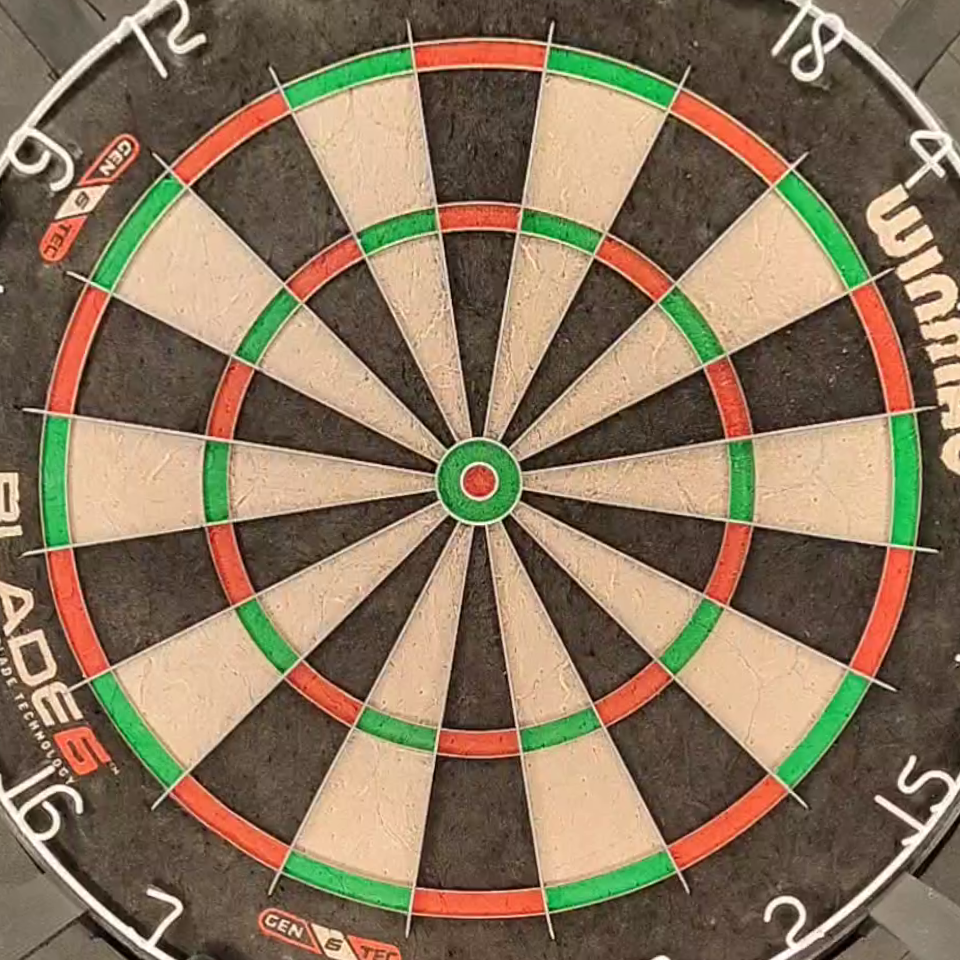
#> input picture pics/board_corrected.png, 960 x 960 px, given in place of dart_normal.mp4, which was not available
$ python game_realtime.py
#> lines starting #> are read from the running program, lines starting #| are printed output that depends on the picture; after the words box and inside, x2 and y2 are one past the last pixel; in counts of white or black regions, pixels touching at a corner belong together; pictures that were not available may be replaced by others from this repository, and a replacement may not be noted
# SKRYPT DO DETEKCJI RZUTÓW REALTIME
import cv2
import numpy as np
import os
import json
import math

# --- KONFIGURACJA SYSTEMU ---
PROJECT_ROOT = os.path.dirname(os.path.abspath(__file__))
VIDEO_PATH = os.path.join(PROJECT_ROOT, "dart_normal.mp4")
JSON_PATH = os.path.join(PROJECT_ROOT, "calibration_data.json")

# 1. Parametry Obrazu i Filtrów (Jakość obrazu)
BLUR_KERNEL_SIZE = (5, 5)       # Rozmycie obrazu (wygładzanie szumów kamery)
MORPH_GLUE_SIZE = (3, 3)        # "Klej" (Close) - łączy rozerwane elementy rzutki
MORPH_CLEAN_SIZE = (2, 2)       # "Czyszczenie" (Open) - usuwa drobny piasek/szum

# 2. Parametry Detekcji Ruchu (Czułość)
MOTION_THRESHOLD = 30           # Próg różnicy kolorów (0-255). Mniej = czulej.
STABILITY_PIXEL_LIMIT = 35      # Ile pikseli może drgać, żeby uznać obraz za stabilny
MIN_FRAMES_STABLE = 15          # Ile klatek musi być stabilnie, żeby zaliczyć rzut

# 3. Parametry Logiki (Rozmiary obiektów)
MIN_AREA_DART = 1000            # Minimalna wielkość rzutki (px)
MAX_AREA_DART = 7000            # Maksymalna wielkość rzutki (px)
MAX_PLAYER_AREA = 7000          # Powyżej tego uznajemy, że to człowiek (Reset)
MIN_NOISE_AREA = 900            # Filtr końcowy: ignoruj obiekty mniejsze niż to (px)

# 4. Parametry Gry
CANVAS_SIZE = (960, 960)
SCORE_MAP = [6, 13, 4, 18, 1, 20, 5, 12, 9, 14, 11, 8, 16, 7, 19, 3, 17, 2, 15, 10]


# --- WCZYTANIE KALIBRACJI TARCZY ---
if not os.path.exists(JSON_PATH):
    print("Błąd: Brak pliku calibration_data.json!")
    exit()

with open(JSON_PATH, 'r') as f:
#> (reads calibration_data.json from the repository)
    calib_data = json.load(f)
    MATRIX = np.array(calib_data["perspective_matrix"])
    CENTER = tuple(calib_data["center"])
    RADIUS = calib_data["radius"]

print(f"--- START SYSTEMU ---")
print(f"Promień tarczy: {RADIUS:.1f}px")
print(f"Filtry: Blur={BLUR_KERNEL_SIZE}, Glue={MORPH_GLUE_SIZE}, Clean={MORPH_CLEAN_SIZE}")
print(f"Logika: MinDart={MIN_AREA_DART}, NoiseFilter={MIN_NOISE_AREA}")

# --- FUNKCJE POMOCNICZE ---
# [45 lines left out: functions transform_point, calculate_score, find_tip_in_cloud, not called in this run]

# --- PĘTLA GŁÓWNA ---
cap = cv2.VideoCapture(VIDEO_PATH)
ret, first_frame = cap.read()
#> first_frame is the input picture: shape (960, 960, 3); mean B, G, R 93, 117.2, 136.9
if not ret: exit()

# Inicjalizacja tła
raw_crop = first_frame[200:1280, :]
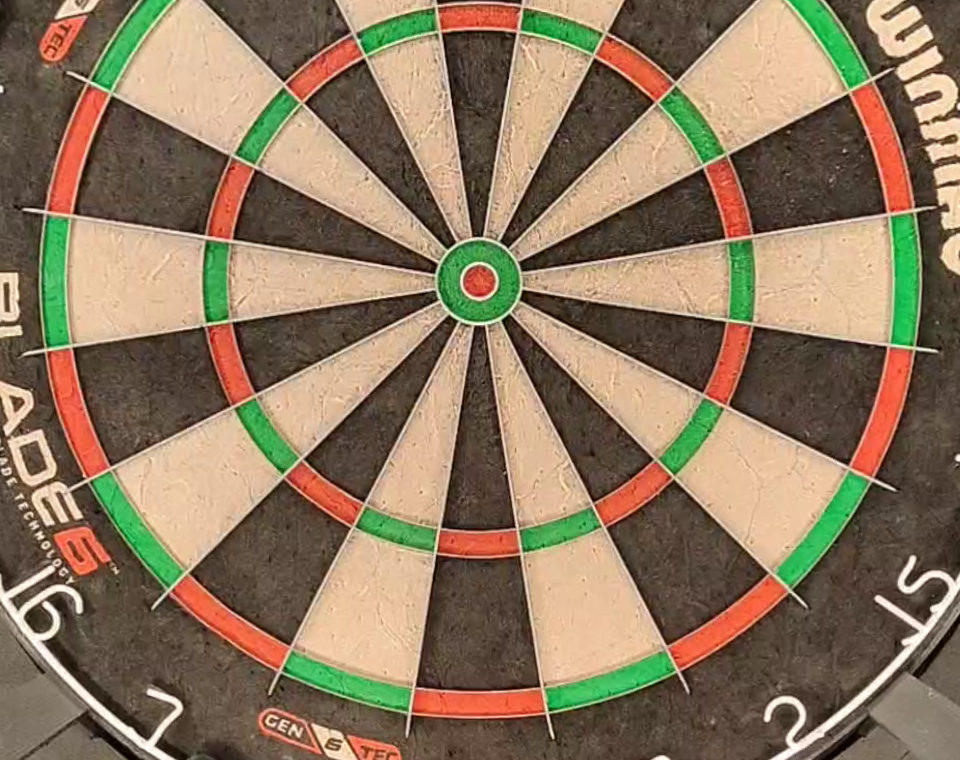
#> raw_crop: shape (760, 960, 3); mean B, G, R 94.5, 119.6, 140.2
gray_bg = cv2.cvtColor(raw_crop, cv2.COLOR_BGR2GRAY)
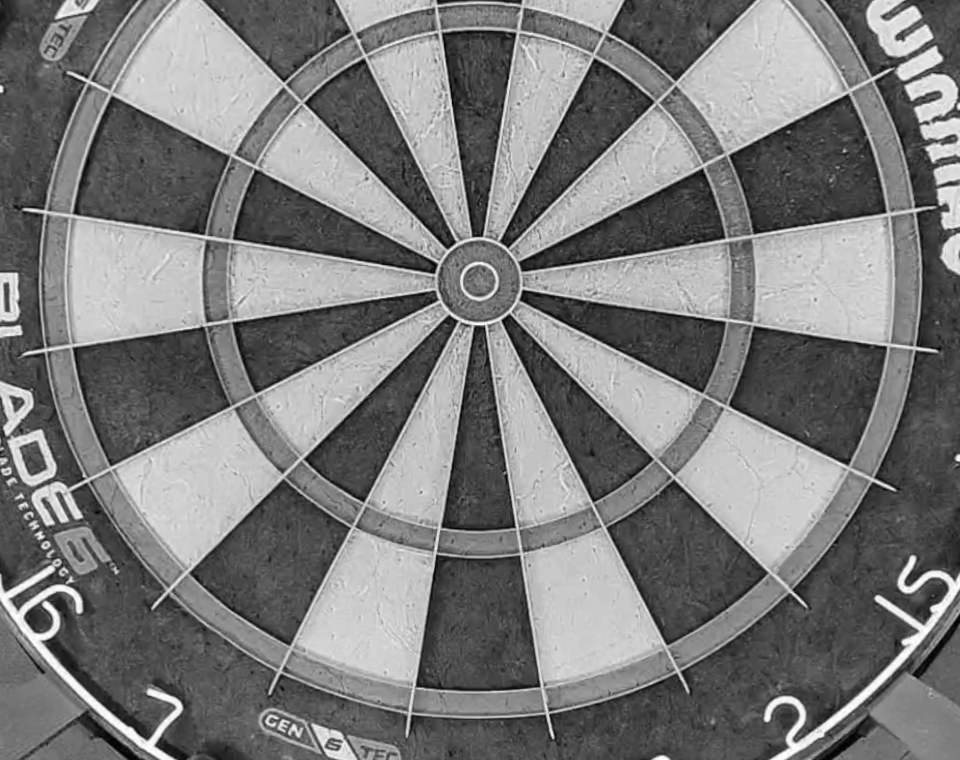
#> gray_bg: shape (760, 960); min 0, max 255, mean 122.9
gray_bg = cv2.GaussianBlur(gray_bg, BLUR_KERNEL_SIZE, 0)

prev_gray = gray_bg.copy()
current_bg_gray = gray_bg.copy()

frames_stable = 0
game_history = []
total_score = 0
round_score = 0
last_action_text = "Czekam na rzut..."

WINDOW_NAME = "Dart Live System"
cv2.namedWindow(WINDOW_NAME, cv2.WINDOW_NORMAL)
cv2.resizeWindow(WINDOW_NAME, 960, 960)

while True:
    ret, frame = cap.read()
    if not ret: break

    # 1. Obraz na żywo
    raw_crop = frame[200:1280, :]
    gray = cv2.cvtColor(raw_crop, cv2.COLOR_BGR2GRAY)
    gray = cv2.GaussianBlur(gray, BLUR_KERNEL_SIZE, 0)

    # 2. Stabilizacja
    delta = cv2.absdiff(prev_gray, gray)
#> delta: shape (760, 960); every value is 0
    thresh = cv2.threshold(delta, 25, 255, cv2.THRESH_BINARY)[1]

    if cv2.countNonZero(thresh) < STABILITY_PIXEL_LIMIT:
        frames_stable += 1
    else:
        frames_stable = 0
    prev_gray = gray.copy()

    # 3. Logika (tylko gdy stabilnie)
    if frames_stable == MIN_FRAMES_STABLE:
        diff = cv2.absdiff(current_bg_gray, gray)
        _, mask = cv2.threshold(diff, MOTION_THRESHOLD, 255, cv2.THRESH_BINARY)

        # --- ZAAWANSOWANE PRZETWARZANIE MASKI ---

        # A. Morfologia - Użycie zdefiniowanych kerneli
        kernel_glue = np.ones(MORPH_GLUE_SIZE, np.uint8)
        mask = cv2.morphologyEx(mask, cv2.MORPH_CLOSE, kernel_glue)

        kernel_clean = np.ones(MORPH_CLEAN_SIZE, np.uint8)
        mask = cv2.morphologyEx(mask, cv2.MORPH_OPEN, kernel_clean)

        # B. Inteligentny Filtr Szumów
        contours, _ = cv2.findContours(mask, cv2.RETR_EXTERNAL, cv2.CHAIN_APPROX_SIMPLE)
        clean_mask = np.zeros_like(mask)

        for cnt in contours:
            if cv2.contourArea(cnt) > MIN_NOISE_AREA:
                cv2.drawContours(clean_mask, [cnt], -1, 255, -1)

        mask = clean_mask

        # --- KONIEC PRZETWARZANIA ---

        change_area = cv2.countNonZero(mask)

        # Logika Gry
        # A. RZUT
        if MIN_AREA_DART < change_area < MAX_AREA_DART:
            raw_tip = find_tip_in_cloud(mask)

            if raw_tip:
                rect_tip = transform_point(raw_tip, MATRIX)
                pts, label = calculate_score(rect_tip, CENTER, RADIUS)

                game_history.append((raw_tip, pts, label))

                total_score += pts
                round_score += pts
                last_action_text = f"Trafienie: {label} ({pts})"
                print(f"Rzut. Wynik: {last_action_text}")

                current_bg_gray = gray.copy()

        # B. RESET
        elif change_area >= MAX_PLAYER_AREA:
            print(f"Reset rundy. Area: {change_area}")
            last_action_text = "Wyjmowanie lotek..."
            current_bg_gray = gray.copy()
            round_score = 0
            game_history.clear()

    # --- WIZUALIZACJA ---
    display_img = raw_crop.copy()

    # Rysowanie historii
    for (px, py), p_val, p_lbl in game_history:
        cv2.circle(display_img, (px, py), 9, (0, 0, 0), -1)
        cv2.circle(display_img, (px, py), 7, (0, 0, 255), -1)
        cv2.circle(display_img, (px, py), 2, (0, 255, 255), -1)

    # Interfejs
    overlay = display_img.copy()
    cv2.rectangle(overlay, (0, 0), (1080, 100), (0, 0, 0), -1)
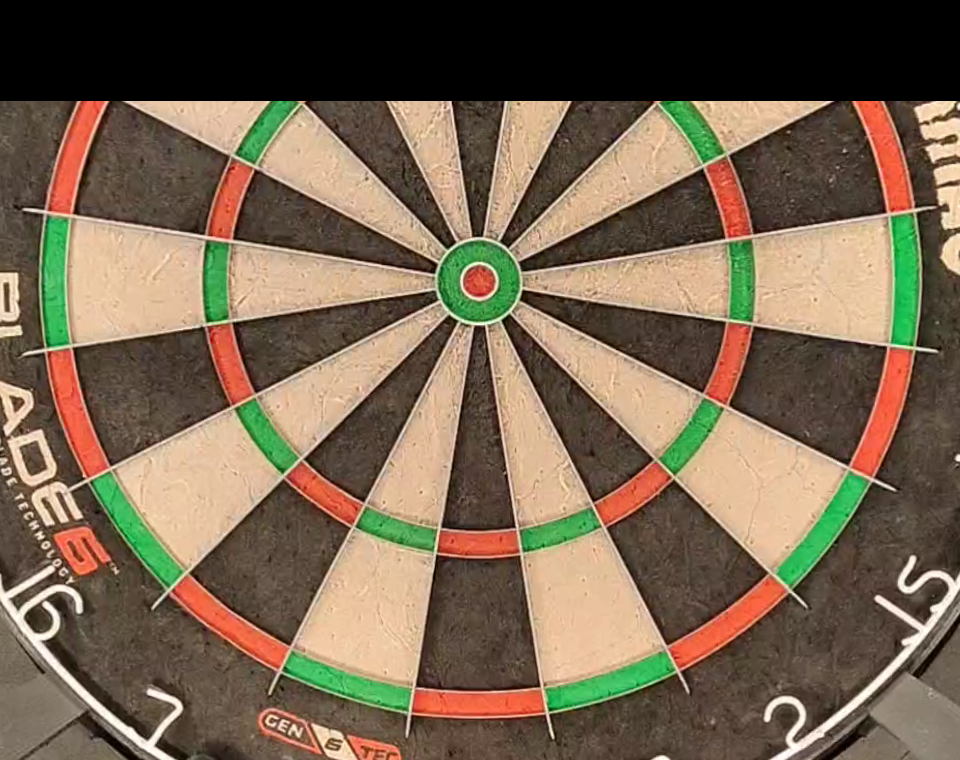
#> overlay: shape (760, 960, 3); 13.29% of pixels changed, all inside (x1, y1, x2, y2) = (0, 0, 960, 101)
    cv2.addWeighted(overlay, 0.6, display_img, 0.4, 0, display_img)

    cv2.putText(display_img, f"TOTAL: {total_score}", (20, 70), cv2.FONT_HERSHEY_SIMPLEX, 2, (0, 255, 0), 3)
    cv2.putText(display_img, f"RUNDA: {round_score}", (450, 70), cv2.FONT_HERSHEY_SIMPLEX, 2, (0, 255, 255), 3)
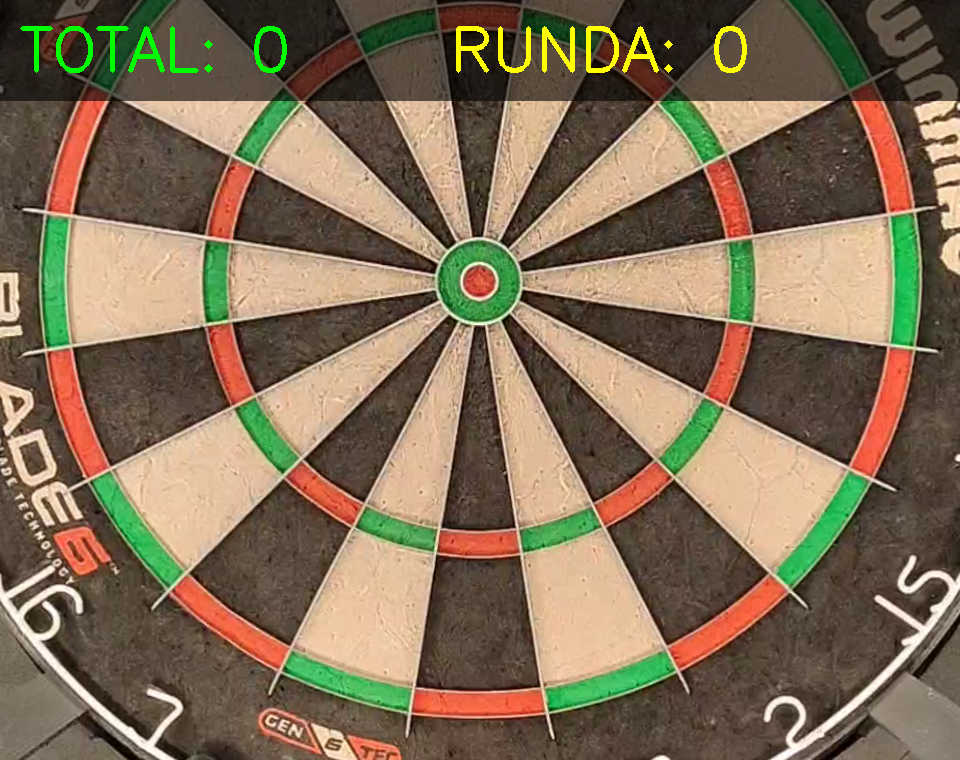
#> display_img: shape (760, 960, 3); mean B, G, R 85.8, 110.7, 128.8
    cv2.putText(display_img, last_action_text, (20, 1050), cv2.FONT_HERSHEY_SIMPLEX, 1.2, (255, 255, 255), 2, cv2.LINE_AA)

    cv2.imshow(WINDOW_NAME, display_img)

    if cv2.waitKey(10) == 27: break
#> (key Esc is pressed here)

cap.release()
cv2.destroyAllWindows()
